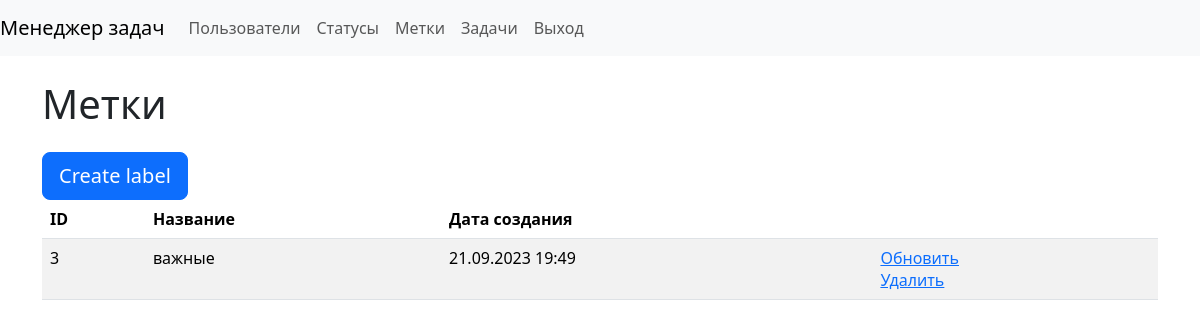
The page /labels/ (signed in) on the database its author committed.
### task_manager/labels/models.py (models this page shows)
class Label(models.Model):
    name = models.CharField(max_length=150, blank=False, verbose_name=_('Name'))
    date_created = models.DateTimeField(auto_now_add=True, verbose_name=_('Creation date'))

### task_manager/labels/views.py (the view)
# urls.py: path('', LabelsListView.as_view(), name='labels'),
class LabelsListView(UserLoginRequiredMixin, ListView):
    template_name = 'labels/labels.html'
    model = Label
    context_object_name = 'labels'
    extra_context = {
        'title': _('Labels')
    }

### task_manager/mixins.py (called while the page is built)
    def dispatch(self, request, *args, **kwargs):
        if not request.user.is_authenticated:
            messages.error(request, self.auth_message)
            return redirect(reverse_lazy('login'))
        return super().dispatch(request, *args, **kwargs)

### task_manager/templates/labels/labels.html (shortened to what this page needs)
{% extends "base.html" %}
{% load django_bootstrap5 %}
{% load i18n %}
{% block content %}
    <h1 class="my-4">{{ title }}</h1>
    <a class="btn btn-primary btn-lg" href="{% url 'create_label' %}">{% trans 'Create label' %}</a>
    <table class="table table-striped">
        <thead class="thead-dark">
            <tr>
                <th>ID</th>
                <th>{% trans 'Name' %}</th>
                <th>{% trans 'Creation date' %}</th>
                <th></th>
            </tr>
        </thead>
        <tbody>
            {% if labels %}
                {% for label in labels %}
                    <tr>
                        <td>{{ label.id }}</td>
                        <td>{{ label.name }}</td>
                        <td>{{ label.date_created|date:"d.m.Y H:i" }}</td>
                        <td>
                          <a href="{% url 'update_label' label.id %}">{% trans 'Update' %}</a>
                          <br>
                          <a href="{% url 'delete_label' label.id %}">{% trans 'Delete' %}</a>
                        </td>
                    </tr>
                {% endfor %}
            {% endif %}
        </tbody>
    </table>
{% endblock content %}

### rows shown on the page
Label: id "3", name "важные", date_created "21.09.2023 19:49"

### other values the page prints
{{ title }} "Метки"
